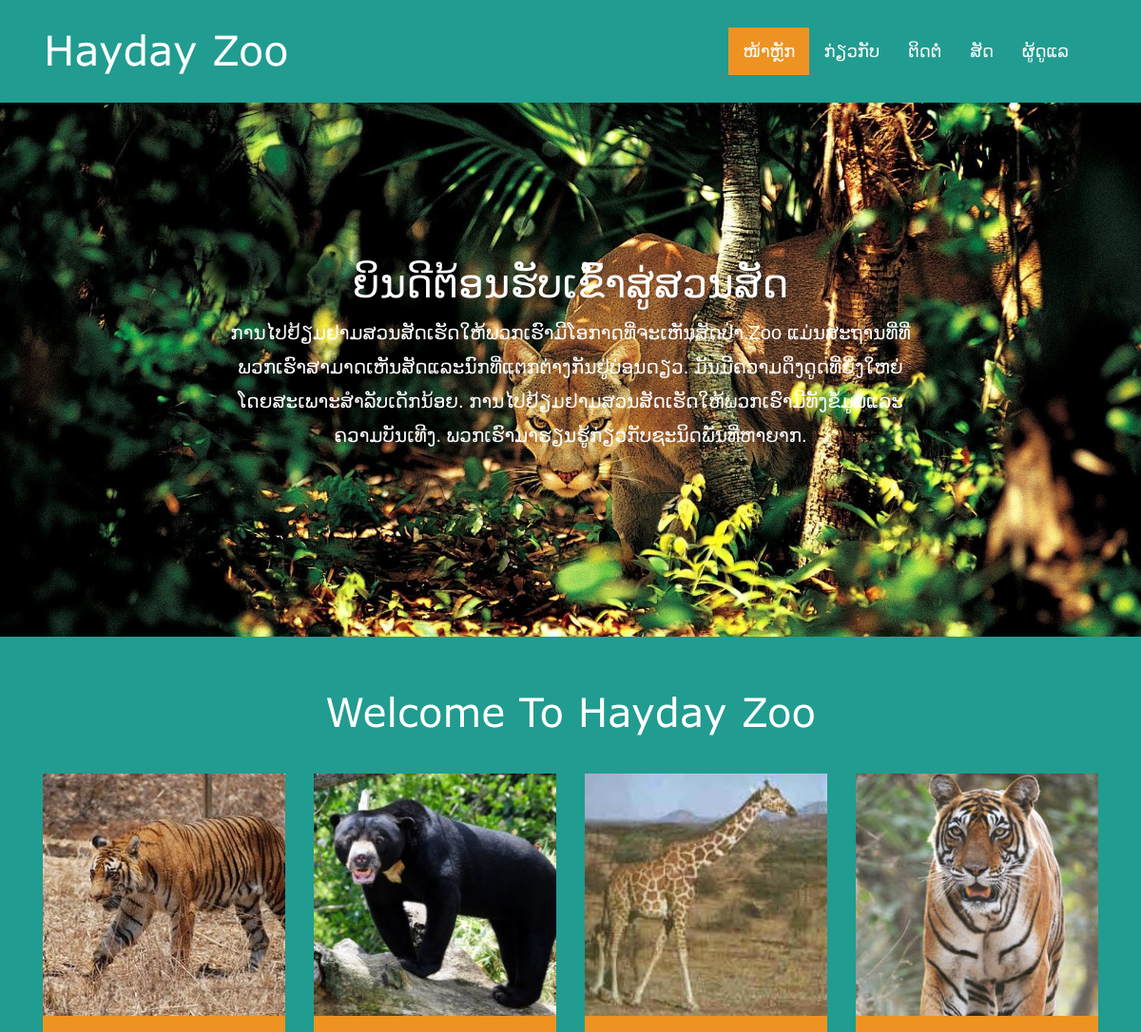
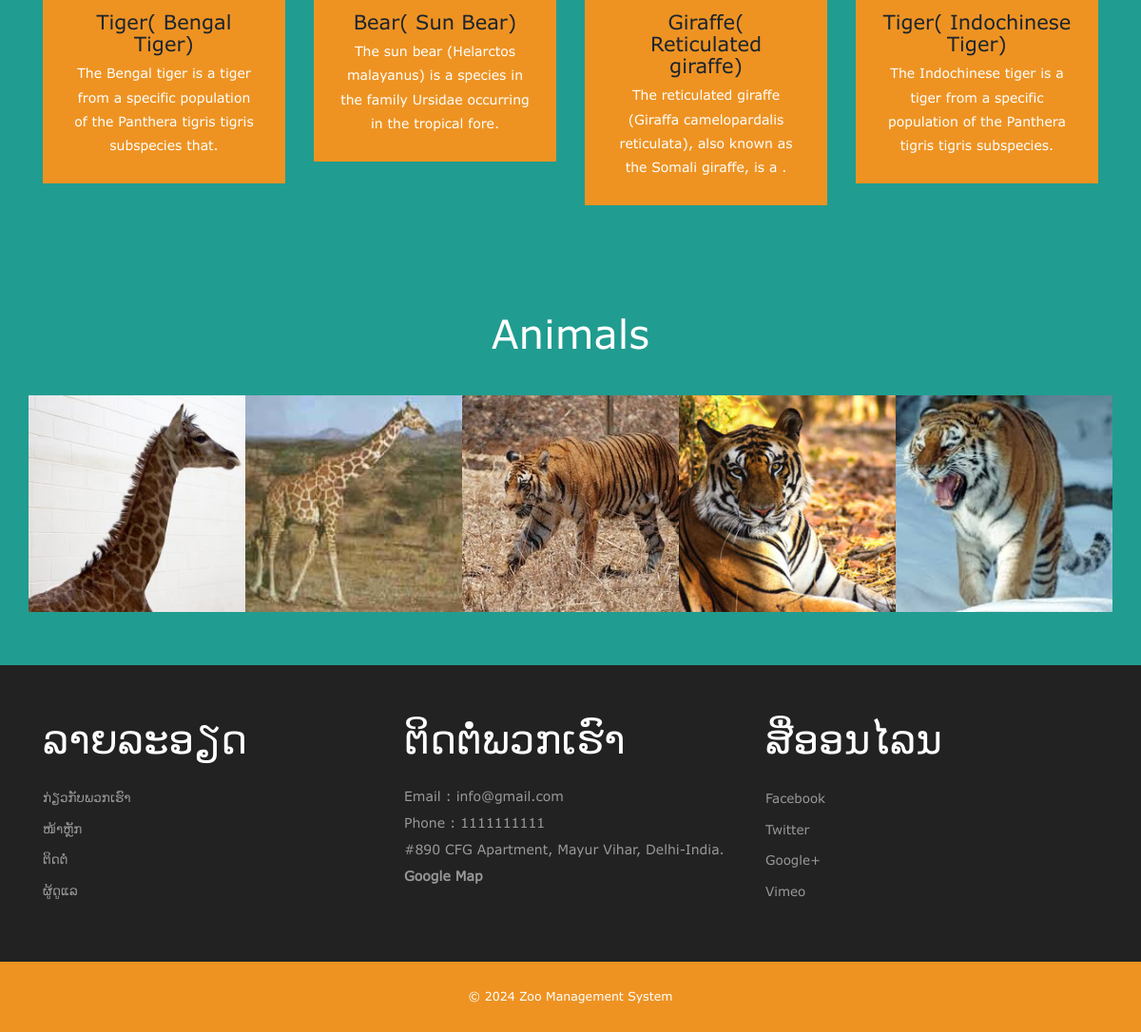
Screenshot of /zms/index.php with the database file from the repository (2 pictures, top to bottom).
### tables this page shows
CREATE TABLE `tblanimal` (
  `ID` int(10) NOT NULL,
  `AnimalName` varchar(200) DEFAULT NULL,
  `CageNumber` int(10) DEFAULT NULL,
  `FeedNumber` varchar(200) DEFAULT NULL,
  `Breed` varchar(200) DEFAULT NULL,
  `AnimalImage` varchar(200) DEFAULT NULL,
  `Description` mediumtext DEFAULT NULL,
  `CreationDate` timestamp NOT NULL DEFAULT current_timestamp() ON UPDATE current_timestamp()
);

CREATE TABLE `tblpage` (
  `ID` int(10) NOT NULL,
  `PageType` varchar(200) DEFAULT NULL,
  `PageTitle` varchar(200) DEFAULT NULL,
  `PageDescription` mediumtext DEFAULT NULL,
  `Email` varchar(200) DEFAULT NULL,
  `MobileNumber` bigint(10) DEFAULT NULL,
  `UpdationDate` timestamp NULL DEFAULT NULL ON UPDATE current_timestamp()
);

### zms/index.php (the view, shortened to what this page needs)
<?php
include('includes/dbconnection.php');
?>
<!DOCTYPE HTML>
<html>
<head>
	<link href="css/bootstrap.css" rel="stylesheet" type="text/css" media="all">
	<link href="css/style.css" rel="stylesheet" type="text/css" media="all" />
</head>
<body>
	<?php include_once('includes/header.php'); ?>
	<div class="header-banner">
		<div class="container">
			<div class="head-banner">
				<h3 style="font-family: sans-serif;">ຍິນດີຕ້ອນຮັບເຂົ້າສູ່ສວນສັດ</h3>
				<p style="font-size: 20px; font-family: sans-serif;"> ການໄປຢ້ຽມຢາມສວນສັດເຮັດໃຫ້ພວກເຮົາມີໂອກາດທີ່ຈະເຫັນສັດປ່າ.Zoo ແມ່ນສະຖານທີ່ທີ່ພວກເຮົາສາມາດເຫັນສັດແລະນົກທີ່ແຕກຕ່າງກັນຢູ່ບ່ອນດຽວ. ມັນມີຄວາມດຶງດູດທີ່ຍິ່ງໃຫຍ່ໂດຍສະເພາະສໍາລັບເດັກນ້ອຍ. ການໄປຢ້ຽມຢາມສວນສັດເຮັດໃຫ້ພວກເຮົາມີທັງຂໍ້ມູນແລະຄວາມບັນເທີງ. ພວກເຮົາມາຮຽນຮູ້ກ່ຽວກັບຊະນິດພັນທີ່ຫາຍາກ.
				</p>
			</div>
		</div>
	</div>
	<div class="content">
		<div class="welcome">
			<div class="container">
				<h2>welcome to Hayday zoo</h2>
				<div class="welcome-grids">
					<?php
					$query = mysqli_query($con, "select * from tblanimal order by rand() limit 4");
					while ($row = mysqli_fetch_array($query)) {
						?>
						<div class="col-md-3 welcome-grid">
							<img src="admin/images/<?php echo $row['AnimalImage']; ?>" width='220' height='200' alt=" "
								class="img-responsive" />
							<div class="wel-info">
								<h4><a href="animal-detail.php?anid=<?php echo $row['ID']; ?>">
										<?php echo $row['AnimalName']; ?>(
										<?php echo $row['Breed']; ?>)
									</a></h4>
								<p>
									<?php echo substr($row['Description'], 0, 100); ?>.
								</p>
							</div>
						</div>
					<?php } ?>
					<br>
					<div class="clearfix"></div>
				</div>
			</div>
		</div>
		<div class="animals">
			<div class="container">
				<h3>animals</h3>
				<div class="clients">
					<ul id="flexiselDemo3">
						<?php
						$query = mysqli_query($con, "select * from tblanimal");
						while ($row = mysqli_fetch_array($query)) {
							?>
							<li><img src="admin/images/<?php echo $row['AnimalImage']; ?>" width='220' height='200' alt=" "
									class="img-responsive" /></li>
						<?php } ?>
					</ul>
				</div>
			</div>
		</div>
		<?php include_once('includes/special.php'); ?>
	</div>
	<?php include_once('includes/footer.php'); ?>
</body>
</html>

### zms/includes/header.php (shortened to what this page needs)
<div class="header">
    <div class="container">
        <div class="header-top">
            <nav class="navbar navbar-default">
                <div class="container-fluid">
                    <div class="navbar-header">
                        <div class="navbar-brand">
                            <h1><a href="index.php">Hayday Zoo</a></h1>
                        </div>
                    </div>
                    <div class="collapse navbar-collapse" id="bs-example-navbar-collapse-1">
                        <ul class="nav navbar-nav">
                            <li class="active"><a href="index.php" style="font-family: sans-serif;">ໜ້າຫຼັກ<span class="sr-only">(current)</span></a></li>
                            <li><a href="about.php" style="font-family: sans-serif;">ກ່ຽວກັບ</a></li>
                            <li><a href="contact.php"style="font-family: sans-serif;">ຕິດຕໍ່</a>
                            </li>
                            <li><a href="animals.php"style="font-family: sans-serif;">ສັດ</a>
                            </li>
                            <li><a href="admin/index.php"style="font-family: sans-serif;">ຜູ້ດູແລ</a></li>
                        </ul>
                    </div>
                </div>
            </nav>
        </div>
    </div>
</div>

### zms/includes/special.php
<div class="specials-section">
	<div class="container">
		<div class="specials-grids">
			<div class="col-md-4 specials1">
				<div style="font-family: sans-serif;">
				<h3  style="font-family: sans-serif;"> ລາຍລະອຽດ</h3>
				<ul>
					<li><a href="about.php">ກ່ຽວກັບພວກເຮົາ</a></li>
					<li><a href="index.php">ໜ້າຫຼັກ</a></li>
					<li><a href="contact.php">ຕິດຕໍ່</a></li>
					<li><a href="admin/index.php">ຜູ້ດູແລ</a></li>
				</ul>
				</div>
			</div>
			<div class="col-md-4 specials1">
				<h3  style="font-family: sans-serif;">ຕິດຕໍ່ພວກເຮົາ</h3>
				<?php
				$query = mysqli_query($con, "select * from  tblpage where PageType='contactus'");
				while ($row = mysqli_fetch_array($query)) {
					?>
					<address>
						<p>Email :
							<?php echo $row['Email']; ?>
						</p>
						<p>Phone :
							<?php echo $row['MobileNumber']; ?>
						</p>
						<p>
							<?php echo $row['PageDescription']; ?>
						</p>
						<p>
							<a style="font-weight: bold;" href="https://maps.app.goo.gl/tSKTXJKguVgV8orv9" >Google Map</a>
						</p>
					</address>
				<?php } ?>
			</div>
			<div class="col-md-4 specials1">
				<h3  style="font-family: sans-serif;">ສື່ອອນໄລນ</h3>
				<ul>
					<li><a href="#">facebook</a></li>
					<li><a href="#">twitter</a></li>
					<li><a href="#">google+</a></li>
					<li><a href="#">vimeo</a></li>
				</ul>
			</div>
			<div class="clearfix"></div>
		</div>
	</div>
</div>

### zms/includes/footer.php
<div class="footer-section">
				<div class="container">
					<div class="footer-top">
						<p>&copy; <?php echo date('Y')?> Zoo Management System </p>
					</div>
				</div>
			</div>

### zms/css/style.css (style rules this page uses)
body a { transition:0.5s all; -webkit-transition:0.5s all; -moz-transition:0.5s all; -o-transition:0.5s all; -ms-transition:0.5s all; }
h1,h2,h3,h4,h5,h6 { padding:0 0; margin:0 0; }
p { padding:0 0; margin:0 0; }
ul { padding:0 0; margin:0 0; }
body { padding:0 0; margin:0 0; font-family:"Verdana"; background-color: #219C90; }
.header-top { padding: 2em 0; background-color: #219C90; }
.navbar-brand { float: left; margin-left: 0.8em; }
.navbar-nav { float: right; margin: 0; }
.navbar-brand h1 a { text-decoration: none; color:#fff; font-size: 1.2em; font-family: 'Verdana'; text-transform: capitalize; }
.navbar-default .navbar-nav > li > a { color: #fff; font-family: 'Verdana'; font-size: 18px; }
.navbar-default .navbar-nav > .active > a, .navbar-default .navbar-nav > .active > a:hover, .navbar-default .navbar-nav > .active > a:focus { color: #fff; background-color: #EE9322; }
.navbar { position: relative; min-height: 50px; margin-bottom: 0; border: 1px solid transparent; }
.navbar-brand { float: left; height: 0px; padding: 0px 15px; font-size: 18px; line-height: 20px; }
.navbar-default { background-color: #219C90; }
.header-banner { background: url(../images/bg5.jpg) no-repeat 0px 0px; background-size: cover; min-height: 712px; text-align: center; padding: 18em 0px 0; }
.head-banner { margin: 0 auto; width: 63%; }
.head-banner h3 { font-size: 3em; color: #fff; font-family: sans-serif; }
.head-banner p { font-size: 1.3em; color: #fff; line-height:1.8em; padding: 0.5em 0 0; font-family: sans-serif; }
.welcome { padding: 4em 0; text-align: center; }
.welcome h2 { font-size: 3em; text-transform: capitalize; font-family: 'Verdana'; color: #fff; }
.wel-info h4 { font-size: 1.5em; color:#fff; font-family: 'Verdana'; }
.wel-info { background-color: #EE9322; padding: 2em; }
.wel-info p { font-size: 1em; line-height:1.8em; color:#fff; margin-top: 0.5em; }
.welcome-grid img { width: 100%; }
.welcome-grids { margin-top: 3em; }
.animals { padding: 4em 0; text-align: center; }
#flexiselDemo1, #flexiselDemo2, #flexiselDemo3 { display: none; }
.clients { margin-top: 3em; }
.animals h3 { font-size: 3em; text-transform: capitalize; font-family: 'Verdana'; color: #fff; }
.nbs-flexisel-ul { position: relative; width: 9999px; margin: 0px; padding: 0px; list-style-type: none; text-align: center; }
.nbs-flexisel-item { float: left; margin: 0px; padding: 0px; cursor: pointer; position: relative; line-height: 0px; }
.nbs-flexisel-item > img { cursor: pointer; position: relative; width:100%; height:100%; }
.specials-section { padding: 4em 0; background: #222; }
.specials-section h3 { font-size: 3em; text-transform: capitalize; font-family: 'Verdana'; color: #fff; margin-bottom: 0.5em; }
.specials1 p { font-size: 1em; line-height: 2em; color: #999; }
.specials1 ul li { list-style-type: none; padding: 0.3em 0; }
.specials1 p a { color: #999; }
.specials1 ul li a { font-size: 0.965em; text-decoration: none; line-height: 1.8em; color: #999; list-style: none; text-transform: capitalize; }
.footer-section { padding:2em 0; text-align:center; background: #EE9322; }
.footer-top p { font-size: 0.9em; color: #fff; font-weight: 400; }
@media (max-width:1440px) { .header-banner { min-height: 634px; padding: 16em 0 0; } }
@media (max-width: 1366px) { .header-banner { min-height: 600px; padding: 15em 0 0; } }
@media (max-width: 1280px) { .header-banner { min-height: 562px; padding: 12em 0 0; } }

### rows the page displays
tblanimal: AnimalImage (picture), AnimalName "Tiger", Breed "Bengal Tiger", Description "The Bengal tiger is a tiger from a specific population of the Panthera tigris tigris subspecies that"
tblanimal: AnimalImage (picture), AnimalName "Bear", Breed "Sun Bear", Description "The sun bear (Helarctos malayanus) is a species in the family Ursidae occurring in the tropical fore"
tblanimal: AnimalImage (picture), AnimalName "Giraffe", Breed "Reticulated giraffe", Description "The reticulated giraffe (Giraffa camelopardalis reticulata), also known as the Somali giraffe, is a"
tblanimal: AnimalImage (picture), AnimalName "Tiger", Breed "Indochinese Tiger", Description "The Indochinese tiger is a tiger from a specific population of the Panthera tigris tigris subspecies"
tblanimal: AnimalImage (picture)
tblanimal: AnimalImage (picture)
tblanimal: AnimalImage (picture)
tblpage: Email "info@gmail.com", MobileNumber "1111111111", PageDescription "#890 CFG Apartment, Mayur Vihar, Delhi-India."
